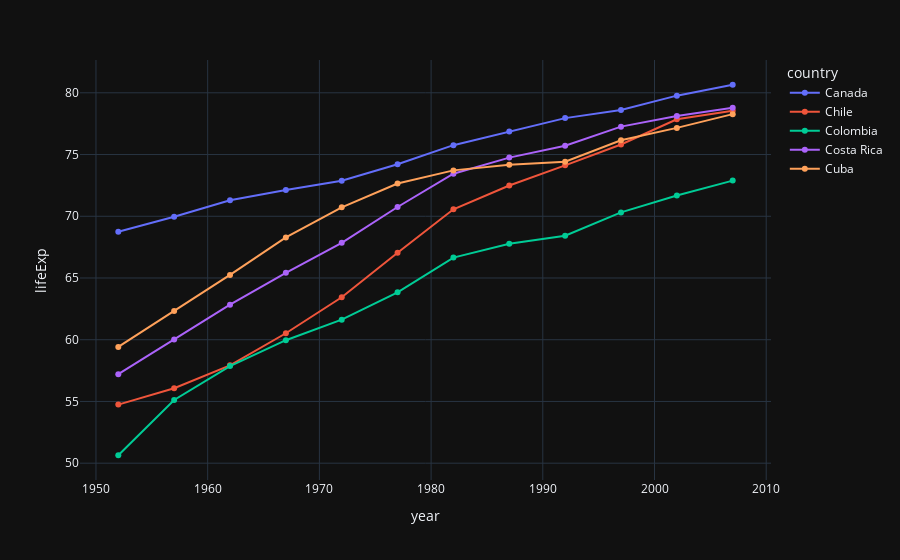

Notebook code cell kept with this figure:
### Code cell
fig = px.line(dataset[dataset['country'].str.contains('C')],
                x='year',y ='lifeExp', color='country')
fig.update_layout(template='plotly_dark')
fig.update_traces(mode='lines+markers')
fig.show()

### Figure 1 — Plotly figure (JSON) as saved in the notebook; plotly's stock layout.template omitted (floating-point values rounded to 4 significant figures)
{"data": [{"hovertemplate": "country=Canada<br>year=%{x}<br>lifeExp=%{y}<extra></extra>", "legendgroup": "Canada", "line": {"color": "#636efa", "dash": "solid"}, "mode": "lines+markers", "name": "Canada", "orientation": "v", "showlegend": true, "type": "scatter", "x": [1952, 1957, 1962, 1967, 1972, 1977, 1982, 1987, 1992, 1997, 2002, 2007], "xaxis": "x", "y": [68.75, 69.96, 71.3, 72.13, 72.88, 74.21, 75.76, 76.86, 77.95, 78.61, 79.77, 80.65], "yaxis": "y"}, {"hovertemplate": "country=Chile<br>year=%{x}<br>lifeExp=%{y}<extra></extra>", "legendgroup": "Chile", "line": {"color": "#EF553B", "dash": "solid"}, "mode": "lines+markers", "name": "Chile", "orientation": "v", "showlegend": true, "type": "scatter", "x": [1952, 1957, 1962, 1967, 1972, 1977, 1982, 1987, 1992, 1997, 2002, 2007], "xaxis": "x", "y": [54.74, 56.07, 57.92, 60.52, 63.44, 67.05, 70.56, 72.49, 74.13, 75.82, 77.86, 78.55], "yaxis": "y"}, {"hovertemplate": "country=Colombia<br>year=%{x}<br>lifeExp=%{y}<extra></extra>", "legendgroup": "Colombia", "line": {"color": "#00cc96", "dash": "solid"}, "mode": "lines+markers", "name": "Colombia", "orientation": "v", "showlegend": true, "type": "scatter", "x": [1952, 1957, 1962, 1967, 1972, 1977, 1982, 1987, 1992, 1997, 2002, 2007], "xaxis": "x", "y": [50.64, 55.12, 57.86, 59.96, 61.62, 63.84, 66.65, 67.77, 68.42, 70.31, 71.68, 72.89], "yaxis": "y"}, {"hovertemplate": "country=Costa Rica<br>year=%{x}<br>lifeExp=%{y}<extra></extra>", "legendgroup": "Costa Rica", "line": {"color": "#ab63fa", "dash": "solid"}, "mode": "lines+markers", "name": "Costa Rica", "orientation": "v", "showlegend": true, "type": "scatter", "x": [1952, 1957, 1962, 1967, 1972, 1977, 1982, 1987, 1992, 1997, 2002, 2007], "xaxis": "x", "y": [57.21, 60.03, 62.84, 65.42, 67.85, 70.75, 73.45, 74.75, 75.71, 77.26, 78.12, 78.78], "yaxis": "y"}, {"hovertemplate": "country=Cuba<br>year=%{x}<br>lifeExp=%{y}<extra></extra>", "legendgroup": "Cuba", "line": {"color": "#FFA15A", "dash": "solid"}, "mode": "lines+markers", "name": "Cuba", "orientation": "v", "showlegend": true, "type": "scatter", "x": [1952, 1957, 1962, 1967, 1972, 1977, 1982, 1987, 1992, 1997, 2002, 2007], "xaxis": "x", "y": [59.42, 62.33, 65.25, 68.29, 70.72, 72.65, 73.72, 74.17, 74.41, 76.15, 77.16, 78.27], "yaxis": "y"}], "layout": {"legend": {"title": {"text": "country"}, "tracegroupgap": 0}, "margin": {"t": 60}, "xaxis": {"anchor": "y", "domain": [0, 1], "title": {"text": "year"}}, "yaxis": {"anchor": "x", "domain": [0, 1], "title": {"text": "lifeExp"}}}}
